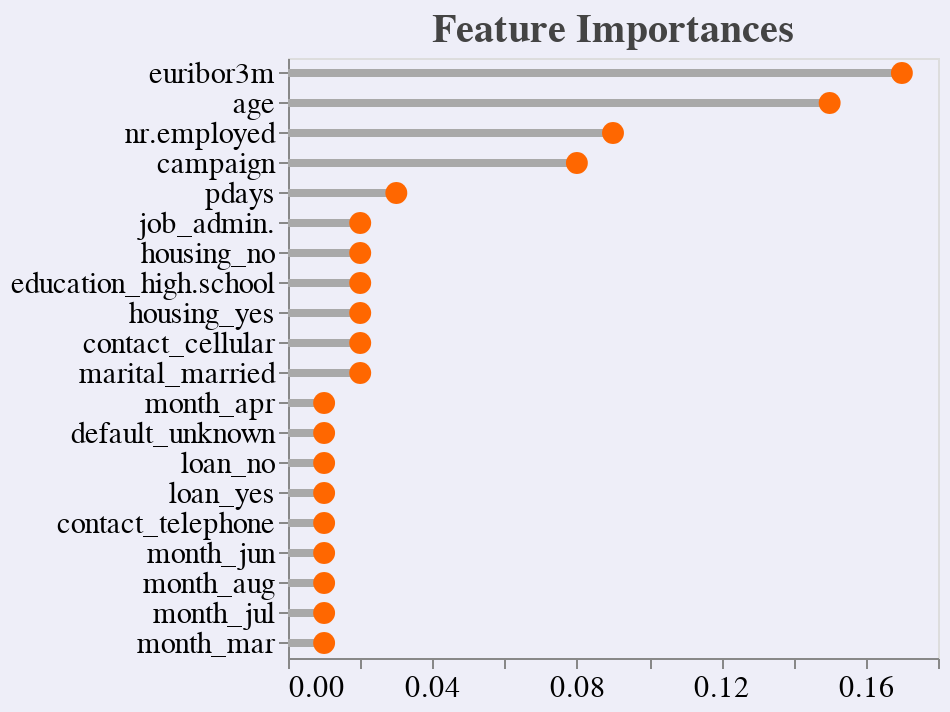

Notebook code cell kept with this figure:
### Code cell
column_names_aes = ['age', 'campaign', 'pdays', 'euribor3m', 'nr.employed', 'job_admin.',
       'job_blue-collar', 'job_entrepreneur', 'job_housemaid',
       'job_management', 'job_retired', 'job_self-employed', 'job_services',
       'job_student', 'job_technician', 'job_unemployed', 'job_unknown',
       'marital_divorced', 'marital_married', 'marital_single',
       'marital_unknown', 'education_basic.4y', 'education_basic.6y',
       'education_basic.9y', 'education_high.school', 'education_illiterate',
       'education_professional.course', 'education_university.degree',
       'education_unknown', 'default_no', 'default_unknown', 'default_yes',
       'housing_no', 'housing_unknown', 'housing_yes', 'loan_no',
       'loan_unknown', 'loan_yes', 'contact_cellular', 'contact_telephone',
       'month_apr', 'month_aug', 'month_dec', 'month_jul', 'month_jun',
       'month_mar', 'month_may', 'month_nov', 'month_oct', 'month_sep',
       'day_of_week_fri', 'day_of_week_mon', 'day_of_week_thu',
       'day_of_week_tue', 'day_of_week_wed', 'poutcome_failure']

# Exploring model feature importances
rf_clf_feat_import = (pd.DataFrame({
    "Feature Importances": np.round(rf_clf.feature_importances_, 2),
    "Feature Names": column_names_aes,
}).sort_values("Feature Importances", ascending=False).head(20))

base_fi = (alt.Chart(rf_clf_feat_import).encode(
    x=alt.X("Feature Importances:Q", title=""),
    y=alt.Y("Feature Names:N", title="", sort="-x"),
    tooltip=[alt.Tooltip("Feature Importances:Q", title='Feature Importance')]
).properties(title={"text": "Feature Importances"}))

chart = (base_fi.mark_bar(color="#A9A9A9", size=4) +
         base_fi.mark_circle(color="#FF6700", size=120, opacity=1)).configure_axis(
    labelFontSize=15,
    titleFontSize=14,
).interactive()

chart

### Figure 1 — Vega-Lite specification as saved in the notebook (floating-point values rounded to 4 significant figures)
{"config": {"view": {"width": 325, "height": 300}, "background": "#EEEEF8", "title": {"font": "avenir", "fontSize": 20, "color": "#444444"}, "axis": {"grid": false, "labelFontSize": 15, "titleFontSize": 14, "labelFont": "avenir", "titleFont": "avenir", "titleColor": "#444444"}, "header": {"labelFont": "avenir", "titleFont": "avenir"}, "legend": {"labelFont": "avenir", "titleFont": "avenir", "fillColor": "#EEEEF8", "padding": 10, "labelFontSize": 17, "titleFontSize": 17, "symbolStrokeWidth": 12}}, "layer": [{"mark": {"type": "bar", "color": "#A9A9A9", "size": 4}, "encoding": {"tooltip": [{"type": "quantitative", "field": "Feature Importances", "title": "Feature Importance"}], "x": {"type": "quantitative", "field": "Feature Importances", "title": ""}, "y": {"type": "nominal", "field": "Feature Names", "sort": "-x", "title": ""}}, "selection": {"selector001": {"type": "interval", "bind": "scales", "encodings": ["x", "y"]}}, "title": {"text": "Feature Importances"}}, {"mark": {"type": "circle", "color": "#FF6700", "opacity": 1, "size": 120}, "encoding": {"tooltip": [{"type": "quantitative", "field": "Feature Importances", "title": "Feature Importance"}], "x": {"type": "quantitative", "field": "Feature Importances", "title": ""}, "y": {"type": "nominal", "field": "Feature Names", "sort": "-x", "title": ""}}, "title": {"text": "Feature Importances"}}], "data": {"name": "data-fd97e30c0b685384cd91ba4e48eb9ad3"}, "$schema": "https://vega.github.io/schema/vega-lite/v4.8.1.json", "datasets": {"data-fd97e30c0b685384cd91ba4e48eb9ad3": [{"Feature Importances": 0.17, "Feature Names": "euribor3m"}, {"Feature Importances": 0.15, "Feature Names": "age"}, {"Feature Importances": 0.09, "Feature Names": "nr.employed"}, {"Feature Importances": 0.08, "Feature Names": "campaign"}, {"Feature Importances": 0.03, "Feature Names": "pdays"}, {"Feature Importances": 0.02, "Feature Names": "job_admin."}, {"Feature Importances": 0.02, "Feature Names": "housing_no"}, {"Feature Importances": 0.02, "Feature Names": "education_high.school"}, {"Feature Importances": 0.02, "Feature Names": "housing_yes"}, {"Feature Importances": 0.02, "Feature Names": "contact_cellular"}, {"Feature Importances": 0.02, "Feature Names": "marital_married"}, {"Feature Importances": 0.01, "Feature Names": "month_apr"}, {"Feature Importances": 0.01, "Feature Names": "default_unknown"}, {"Feature Importances": 0.01, "Feature Names": "loan_no"}, {"Feature Importances": 0.01, "Feature Names": "loan_yes"}, {"Feature Importances": 0.01, "Feature Names": "contact_telephone"}, {"Feature Importances": 0.01, "Feature Names": "month_jun"}, {"Feature Importances": 0.01, "Feature Names": "month_aug"}, {"Feature Importances": 0.01, "Feature Names": "month_jul"}, {"Feature Importances": 0.01, "Feature Names": "month_mar"}]}}
